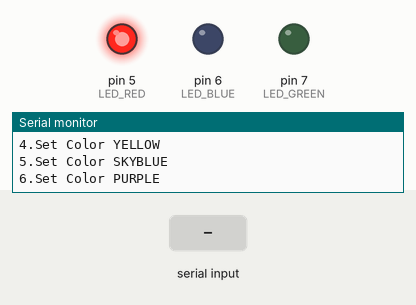
This sketch was run on a simulated Arduino Uno, built with avr-gcc and run on an emulated ATmega328P. On the bench: output pins drawn as LEDs (lit = HIGH), the last lines printed to the serial monitor. Inputs (shaded band) come from the test bench. EEPROM starts erased.

Above: at 1.2 s.
1.3 s: "30,150\n" received over Serial
At 2.5 s:
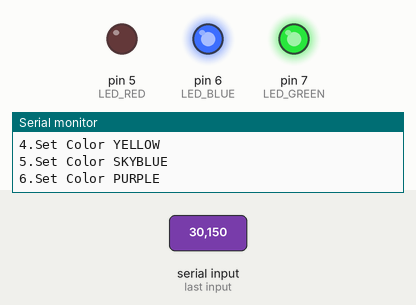
3.0 s: "90,45\n" received over Serial
At 3.01 s:
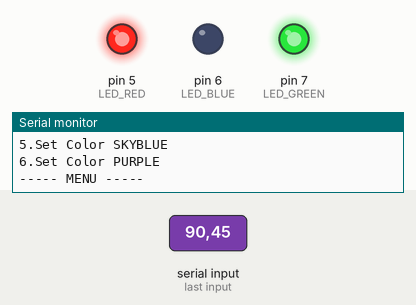
4.5 s: "200\n" received over Serial
At 5.4 s:
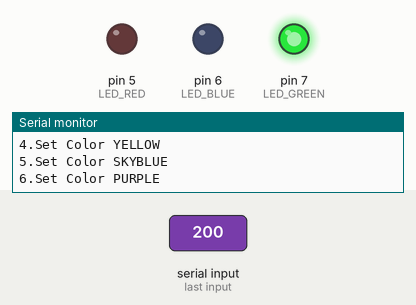
6.0 s: "5\n" received over Serial
At 6.5 s:
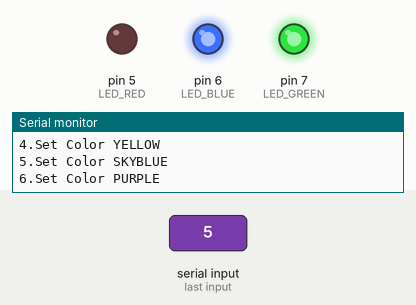
Timing chart, 0 to 8.5 s (numbered marks = the images above; inputs shaded):
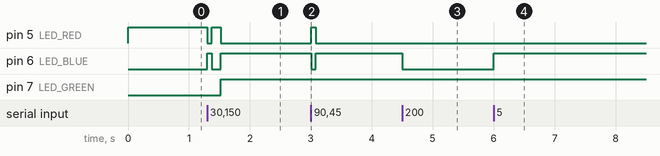

The sketch:

eeprom_reidai.ino
```cpp
#include <EEPROM.h>
#define LED_RED 5
#define LED_BLUE 6
#define LED_GREEN 7
#define LED_STATE_ADDRESS 0

typedef enum {
  RED,
  GREEN,
  BLUE,
  YELLOW,
  SKYBLUE,
  PURPLE
}LED_COLOR;

void color_change(bool red, bool green, bool blue)
{
  digitalWrite(LED_RED, red);
  digitalWrite(LED_GREEN, green);
  digitalWrite(LED_BLUE, blue);
}

void color_set(LED_COLOR color_num){
  switch(color_num){
    case RED:
      color_change(HIGH, LOW, LOW);
      break;
    case GREEN:
      color_change(LOW, HIGH, LOW);
      break;
    case BLUE:
      color_change(LOW, LOW, HIGH);
      break;
    case YELLOW:
      color_change(HIGH, HIGH, LOW);
      break;
    case SKYBLUE:
      color_change(LOW, HIGH, HIGH);
      break;
    case PURPLE:
      color_change(HIGH, LOW, HIGH);
      break;
    default:
      color_change(HIGH, LOW, LOW);
  }
  write_ledmode((byte)color_num);
}

int read_ledmode(){
  int value = EEPROM.read(LED_STATE_ADDRESS);
  Serial.print("アドレス0x00 : 0x");
  Serial.println(value, HEX);
  return value;
}

void write_ledmode(byte ledmode){
  EEPROM.write(LED_STATE_ADDRESS, ledmode);
}

void setup() {
  Serial.begin(9600);
  pinMode(LED_RED, OUTPUT);
  pinMode(LED_BLUE, OUTPUT);
  pinMode(LED_GREEN, OUTPUT);
  color_set((byte)read_ledmode());
}

void loop() {
  int value;
  byte input = 0;
  bool break_flg = false;

  Serial.println("");
  Serial.println("----- MENU -----");
  Serial.println("1.Set Color RED");
  Serial.println("2.Set Color GREEN");
  Serial.println("3.Set Color BLUE");
  Serial.println("4.Set Color YELLOW");
  Serial.println("5.Set Color SKYBLUE");
  Serial.println("6.Set Color PURPLE");
  Serial.println("");

  while(1){
    if(Serial.available()>0){  // 入力された文字が何バイトか調べその回数分繰り返す
      input = Serial.read() - 48 - 1;   // 1バイト分のデータを読み取る

      switch(input){
        case RED:
        case GREEN:
        case BLUE:
        case YELLOW:
        case SKYBLUE:
        case PURPLE:
          color_set(input);
          break_flg = true;
          break;
      }
    }
    if(break_flg == true)
    {
      break_flg = false;
      break;
    }
  }

}
```

Measured:
- after the input at 1.3 s, pin 5 (LED_RED): HIGH → LOW at once, → HIGH 0.07 s later, → LOW 0.14 s later; pin 6 (LED_BLUE): LOW → HIGH at once, → LOW 0.07 s later, → HIGH 0.14 s later; pin 7 (LED_GREEN): LOW → HIGH after 0.22 s
- after the input at 3.0 s, pin 5 (LED_RED): LOW → HIGH at once, → LOW 0.07 s later; pin 6 (LED_BLUE): HIGH → LOW at once, → HIGH 0.07 s later
- after the input at 4.5 s, pin 6 (LED_BLUE): HIGH → LOW at once
- after the input at 6.0 s, pin 6 (LED_BLUE): LOW → HIGH at once
